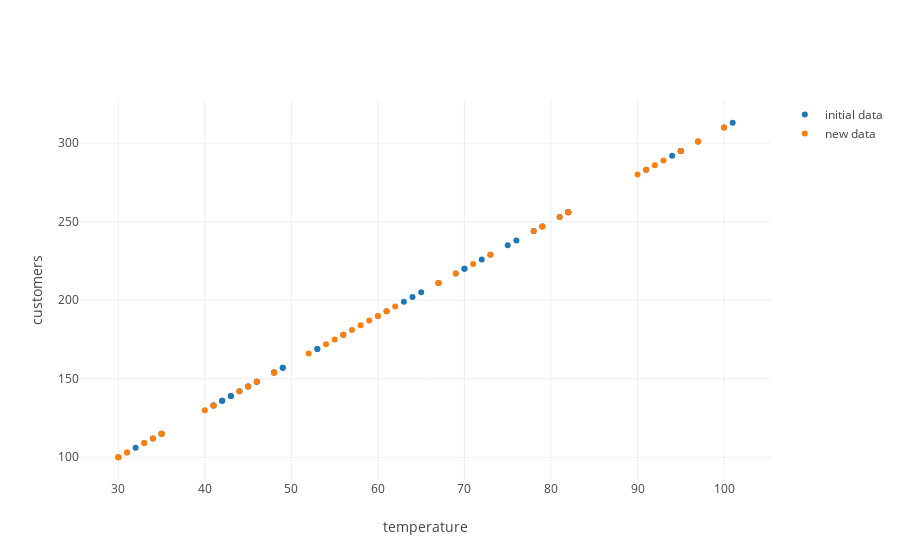

The notebook cell this image was saved under:
### Code cell
from graph import trace_values, plot
new_data_trace = trace_values(new_random_temperatures, new_perfect_customers, name = 'new data')
plot([data_trace, new_data_trace], layout = layout)

### Figure 1 — Plotly figure (JSON) as saved in the notebook; plotly's stock layout.template omitted (floating-point values rounded to 4 significant figures)
{"data": [{"mode": "markers", "name": "initial data", "text": [], "type": "scatter", "uid": "49961315-f353-418a-b104-8a181792f9cd", "x": [95, 49, 30, 34, 82, 45, 72, 78, 100, 63, 46, 45, 48, 95, 49, 56, 53, 64, 69, 76, 42, 94, 42, 35, 42, 91, 41, 82, 101, 81, 46, 67, 43, 61, 35, 75, 73, 44, 97, 53, 43, 41, 48, 65, 70, 70, 82, 32, 95, 79], "y": [295, 157, 100, 112, 256, 145, 226, 244, 310, 199, 148, 145, 154, 295, 157, 178, 169, 202, 217, 238, 136, 292, 136, 115, 136, 283, 133, 256, 313, 253, 148, 211, 139, 193, 115, 235, 229, 142, 301, 169, 139, 133, 154, 205, 220, 220, 256, 106, 295, 247]}, {"mode": "markers", "name": "new data", "text": [], "type": "scatter", "uid": "d370df43-4afa-409e-91c3-29f08219805d", "x": [31, 56, 41, 33, 91, 45, 59, 67, 81, 34, 78, 46, 73, 44, 40, 95, 48, 82, 56, 61, 41, 33, 100, 31, 60, 71, 60, 79, 55, 30, 67, 82, 62, 48, 93, 58, 90, 79, 54, 97, 35, 57, 92, 52, 48, 30, 69, 35, 35, 97], "y": [103, 178, 133, 109, 283, 145, 187, 211, 253, 112, 244, 148, 229, 142, 130, 295, 154, 256, 178, 193, 133, 109, 310, 103, 190, 223, 190, 247, 175, 100, 211, 256, 196, 154, 289, 184, 280, 247, 172, 301, 115, 181, 286, 166, 154, 100, 217, 115, 115, 301]}], "layout": {"autosize": true, "xaxis": {"autorange": true, "range": [25.49, 105.5], "title": {"text": "temperature"}, "type": "linear"}, "yaxis": {"autorange": true, "range": [84.4, 328.6], "title": {"text": "customers"}, "type": "linear"}}}
